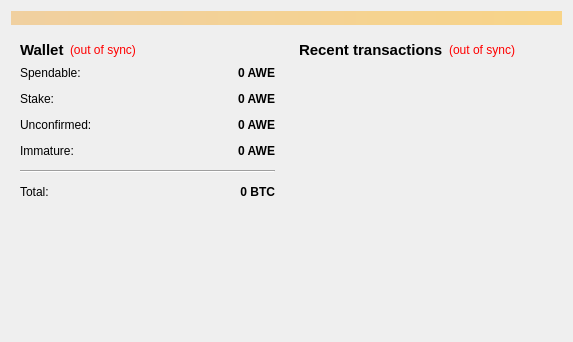
<?xml version="1.0" encoding="UTF-8"?>
<ui version="4.0">
 <class>OverviewPage</class>
 <widget class="QWidget" name="OverviewPage">
  <property name="geometry">
   <rect>
    <x>0</x>
    <y>0</y>
    <width>573</width>
    <height>342</height>
   </rect>
  </property>
  <property name="windowTitle">
   <string>Form</string>
  </property>
  <layout class="QVBoxLayout" name="topLayout">
   <item>
    <widget class="QLabel" name="labelAlerts">
     <property name="visible">
      <bool>false</bool>
     </property>
     <property name="styleSheet">
      <string notr="true">background-color: qlineargradient(x1: 0, y1: 0, x2: 1, y2: 0, stop:0 #F0D0A0, stop:1 #F8D488);  color:#000000
</string>
     </property>
     <property name="wordWrap">
      <bool>true</bool>
     </property>
     <property name="margin">
      <number>3</number>
     </property>
    </widget>
   </item>
   <item>
    <layout class="QHBoxLayout" name="horizontalLayout" stretch="1,1">
     <item>
      <layout class="QVBoxLayout" name="verticalLayout_2">
       <item>
        <widget class="QWidget" name="widget" native="true">
         <layout class="QVBoxLayout" name="verticalLayout_4">
          <item>
           <layout class="QHBoxLayout" name="horizontalLayout_4">
            <item>
             <widget class="QLabel" name="label_5">
              <property name="font">
               <font>
                <pointsize>11</pointsize>
                <weight>75</weight>
                <bold>true</bold>
               </font>
              </property>
              <property name="text">
               <string>Wallet</string>
              </property>
             </widget>
            </item>
            <item>
             <widget class="QLabel" name="labelWalletStatus">
              <property name="toolTip">
               <string>The displayed information may be out of date. Your wallet automatically synchronizes with the Fibocoin network after a connection is established, but this process has not completed yet.</string>
              </property>
              <property name="styleSheet">
               <string notr="true">QLabel { color: red; }</string>
              </property>
              <property name="text">
               <string notr="true">(out of sync)</string>
              </property>
              <property name="alignment">
               <set>Qt::AlignLeading|Qt::AlignLeft|Qt::AlignVCenter</set>
              </property>
             </widget>
            </item>
            <item>
             <spacer name="horizontalSpacer_2">
              <property name="orientation">
               <enum>Qt::Horizontal</enum>
              </property>
              <property name="sizeHint" stdset="0">
               <size>
                <width>40</width>
                <height>20</height>
               </size>
              </property>
             </spacer>
            </item>
           </layout>
          </item>
          <item>
           <layout class="QFormLayout" name="formLayout_2">
            <property name="fieldGrowthPolicy">
             <enum>QFormLayout::AllNonFixedFieldsGrow</enum>
            </property>
            <property name="horizontalSpacing">
             <number>12</number>
            </property>
            <property name="verticalSpacing">
             <number>12</number>
            </property>
            <item row="0" column="0">
             <widget class="QLabel" name="label">
              <property name="text">
               <string>Spendable:</string>
              </property>
             </widget>
            </item>
            <item row="0" column="1">
             <widget class="QLabel" name="labelBalance">
              <property name="font">
               <font>
                <weight>75</weight>
                <bold>true</bold>
               </font>
              </property>
              <property name="cursor">
               <cursorShape>IBeamCursor</cursorShape>
              </property>
              <property name="toolTip">
               <string>Your current spendable balance</string>
              </property>
              <property name="text">
               <string notr="true">0 AWE</string>
              </property>
              <property name="alignment">
               <set>Qt::AlignRight|Qt::AlignTrailing|Qt::AlignVCenter</set>
              </property>
              <property name="textInteractionFlags">
               <set>Qt::LinksAccessibleByMouse|Qt::TextSelectableByKeyboard|Qt::TextSelectableByMouse</set>
              </property>
             </widget>
            </item>
            <item row="1" column="0">
             <widget class="QLabel" name="label_6">
              <property name="text">
               <string>Stake:</string>
              </property>
             </widget>
            </item>
            <item row="1" column="1">
             <widget class="QLabel" name="labelStake">
              <property name="font">
               <font>
                <weight>75</weight>
                <bold>true</bold>
               </font>
              </property>
              <property name="cursor">
               <cursorShape>IBeamCursor</cursorShape>
              </property>
              <property name="toolTip">
               <string>Total of coins that was staked, and do not yet count toward the current balance</string>
              </property>
              <property name="text">
               <string notr="true">0 AWE</string>
              </property>
              <property name="alignment">
               <set>Qt::AlignRight|Qt::AlignTrailing|Qt::AlignVCenter</set>
              </property>
              <property name="textInteractionFlags">
               <set>Qt::LinksAccessibleByMouse|Qt::TextSelectableByKeyboard|Qt::TextSelectableByMouse</set>
              </property>
             </widget>
            </item>
            <item row="2" column="0">
             <widget class="QLabel" name="label_3">
              <property name="text">
               <string>Unconfirmed:</string>
              </property>
             </widget>
            </item>
            <item row="2" column="1">
             <widget class="QLabel" name="labelUnconfirmed">
              <property name="font">
               <font>
                <weight>75</weight>
                <bold>true</bold>
               </font>
              </property>
              <property name="cursor">
               <cursorShape>IBeamCursor</cursorShape>
              </property>
              <property name="toolTip">
               <string>Total of transactions that have yet to be confirmed, and do not yet count toward the current balance</string>
              </property>
              <property name="text">
               <string notr="true">0 AWE</string>
              </property>
              <property name="alignment">
               <set>Qt::AlignRight|Qt::AlignTrailing|Qt::AlignVCenter</set>
              </property>
              <property name="textInteractionFlags">
               <set>Qt::LinksAccessibleByMouse|Qt::TextSelectableByKeyboard|Qt::TextSelectableByMouse</set>
              </property>
             </widget>
            </item>
            <item row="3" column="0">
             <widget class="QLabel" name="labelImmatureText">
              <property name="text">
               <string>Immature:</string>
              </property>
             </widget>
            </item>
            <item row="3" column="1">
             <widget class="QLabel" name="labelImmature">
              <property name="font">
               <font>
                <weight>75</weight>
                <bold>true</bold>
               </font>
              </property>
              <property name="toolTip">
               <string>Mined balance that has not yet matured</string>
              </property>
              <property name="text">
               <string notr="true">0 AWE</string>
              </property>
              <property name="alignment">
               <set>Qt::AlignRight|Qt::AlignTrailing|Qt::AlignVCenter</set>
              </property>
              <property name="textInteractionFlags">
               <set>Qt::LinksAccessibleByMouse|Qt::TextSelectableByKeyboard|Qt::TextSelectableByMouse</set>
              </property>
             </widget>
            </item>
            <item row="4" column="0" colspan="2">
             <widget class="Line" name="line">
              <property name="orientation">
               <enum>Qt::Horizontal</enum>
              </property>
             </widget>
            </item>
            <item row="5" column="0">
             <widget class="QLabel" name="labelTotalText">
              <property name="text">
               <string>Total:</string>
              </property>
             </widget>
            </item>
            <item row="5" column="1">
             <widget class="QLabel" name="labelTotal">
              <property name="font">
               <font>
                <weight>75</weight>
                <bold>true</bold>
               </font>
              </property>
              <property name="cursor">
               <cursorShape>IBeamCursor</cursorShape>
              </property>
              <property name="toolTip">
               <string>Your current total balance</string>
              </property>
              <property name="text">
               <string notr="true">0 BTC</string>
              </property>
              <property name="alignment">
               <set>Qt::AlignRight|Qt::AlignTrailing|Qt::AlignVCenter</set>
              </property>
              <property name="textInteractionFlags">
               <set>Qt::LinksAccessibleByMouse|Qt::TextSelectableByKeyboard|Qt::TextSelectableByMouse</set>
              </property>
             </widget>
            </item>
           </layout>
          </item>
         </layout>
        </widget>
       </item>
       <item>
        <spacer name="verticalSpacer">
         <property name="orientation">
          <enum>Qt::Vertical</enum>
         </property>
         <property name="sizeHint" stdset="0">
          <size>
           <width>20</width>
           <height>40</height>
          </size>
         </property>
        </spacer>
       </item>
      </layout>
     </item>
     <item>
      <layout class="QVBoxLayout" name="verticalLayout_3">
       <item>
        <widget class="QWidget" name="widget_2" native="true">
         <layout class="QVBoxLayout" name="verticalLayout">
          <item>
           <layout class="QHBoxLayout" name="horizontalLayout_2">
            <item>
             <widget class="QLabel" name="label_4">
              <property name="font">
               <font>
                <pointsize>11</pointsize>
                <weight>75</weight>
                <bold>true</bold>
               </font>
              </property>
              <property name="text">
               <string>&lt;b&gt;Recent transactions&lt;/b&gt;</string>
              </property>
             </widget>
            </item>
            <item>
             <widget class="QLabel" name="labelTransactionsStatus">
              <property name="toolTip">
               <string>The displayed information may be out of date. Your wallet automatically synchronizes with the Fibocoin network after a connection is established, but this process has not completed yet.</string>
              </property>
              <property name="styleSheet">
               <string notr="true">QLabel { color: red; }</string>
              </property>
              <property name="text">
               <string notr="true">(out of sync)</string>
              </property>
              <property name="alignment">
               <set>Qt::AlignRight|Qt::AlignTrailing|Qt::AlignVCenter</set>
              </property>
             </widget>
            </item>
            <item>
             <spacer name="horizontalSpacer">
              <property name="orientation">
               <enum>Qt::Horizontal</enum>
              </property>
              <property name="sizeHint" stdset="0">
               <size>
                <width>40</width>
                <height>20</height>
               </size>
              </property>
             </spacer>
            </item>
           </layout>
          </item>
          <item>
           <widget class="QListView" name="listTransactions">
            <property name="styleSheet">
             <string notr="true">QListView { background: transparent; }</string>
            </property>
            <property name="frameShape">
             <enum>QFrame::NoFrame</enum>
            </property>
            <property name="verticalScrollBarPolicy">
             <enum>Qt::ScrollBarAlwaysOff</enum>
            </property>
            <property name="horizontalScrollBarPolicy">
             <enum>Qt::ScrollBarAlwaysOff</enum>
            </property>
            <property name="selectionMode">
             <enum>QAbstractItemView::NoSelection</enum>
            </property>
           </widget>
          </item>
         </layout>
        </widget>
       </item>
      </layout>
     </item>
    </layout>
   </item>
  </layout>
 </widget>
 <resources/>
 <connections/>
</ui>
